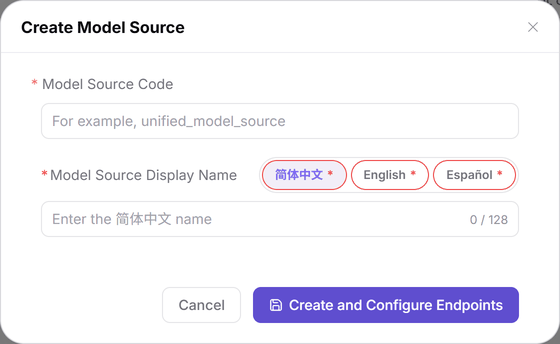
#> input picture docs/userguide/scenarios/publish-model-preconfiguration/Model-Source/images/model-source-model-sources-add.png, 560 x 344 px
$ python -i render-shot.py   (imports and definitions only)
#> lines starting #> are read from the running program, lines starting #| are printed output that depends on the picture
#!/usr/bin/env python3
# -*- coding: utf-8 -*-
"""render-shot.py —— 文档配图渲染截图工具

配套规范：SCREENSHOT_GUIDE.md

子命令：
    login   登录一次并把登录态存到 --state
    shoot   按 recipe 渲染截图（含后处理与自检）

示例：
    python scripts/render-shot.py login \
      --url "http://<your-host>/user/login" \
      --user <your-user> --until ".main-box" --state .auth/state.json

    python scripts/render-shot.py shoot \
      --recipe members --lang en --base-url "http://<your-host>" \
      --state .auth/state.json --out /tmp/shots/en

设计约定（详见 SCREENSHOT_GUIDE.md）：
    * 固定视口 1920 宽、deviceScaleFactor=2
    * 停动画/过渡/光标
    * 切换语言后必须清浮层
    * 抽屉按内容高度设置视口，并按 rect 精确裁剪
    * 后处理：裁顶部导航 -> 裁底部 -> 降采样到 1x

环境：BASE 只是默认值，用 --base-url 指向你自己的环境（本地 / 测试 / 演示均可）。
"""
import argparse
import json
import sys
from datetime import datetime
from pathlib import Path

from PIL import Image, ImageDraw

BASE = ""   # 目标环境地址，由 --base-url 传入；各人环境不同（本地/测试/演示），不写死
W = 1920
H_PAGE = 1080
H_LIST = 1220
DPR = 2

# 产品级顶部导航条的选择器。高度不写死：每页截图前从 DOM 实测，
# 再按 DPR 换算成设备像素。历史上曾把 2x 图的 112px 直接用在 1x 图上，
# 多裁了一倍高度，导致侧边栏首行与弹框顶部被削平。
NAV_SEL = ".header-bar"
NAV_FALLBACK = 56   # 仅当页面没有导航条且实测失败时兜底，命中会打警告

STABLE_CSS = """
*, *::before, *::after {
  animation-duration: 0s !important;
  animation-delay: 0s !important;
  transition-duration: 0s !important;
  transition-delay: 0s !important;
  caret-color: transparent !important;
}
html { scroll-behavior: auto !important; }
"""

LANG_TEXT = {
    "zh": {"create": "新建模型源", "cancel": "取消", "add_endpoint": "添加 Endpoint",
           "details": "详情", "search": "搜索模型源"},
    "en": {"create": "Create Model Source", "cancel": "Cancel", "add_endpoint": "Add Endpoint",
           "details": "Details", "search": "Search source name"},
}


# ----------------------------------------------------------------- 工具

def log(msg):
    print(f"[render-shot] {msg}", flush=True)


def row_avg(im, y, x0, x1, step=9):
    px = im.load()
    vals = [(px[x, y][0] + px[x, y][1] + px[x, y][2]) / 3 for x in range(x0, x1, step)]
    return sum(vals) / len(vals)


# [32 lines left out: functions verify, rounded_mask, not called in this run]


def postprocess(path: Path, crop_top_css=None, trim_bottom=False, round_radius=None):
    """后处理：裁顶部 -> 裁底部 -> 降采样到 1x -> 按元素圆角裁形。

    crop_top_css:  顶部要裁掉的 CSS 像素数，由调用方实测传入。
                   传 None 时退回按行亮度自动探测（历史行为，仅兜底用）。
    trim_bottom:   是否按亮度裁掉底部多余空白，仅整页图需要。
    round_radius:  元素圆角半径（CSS px）。传值则把直角取景框修成真圆角，
                   圆角外的像素置为透明，页面白底/暗底下都不会露出灰边。
    """
#> called with trim_bottom = False
    im = Image.open(path).convert("RGB")
#> im is the input picture: PIL image 560x344 RGB; mean R, G, B 243.5, 242, 248.3
    if crop_top_css is None:
        top = 0
        for y in range(0, 400):
            if row_avg(im, y, 0, im.width) > 200:
                top = y
                break
#> this loop made 1 pass
#> top on pass 1: 0
    else:
        # 关键：截图是 DPR 倍图，CSS 像素必须先乘 DPR 才是要裁的像素数
        top = int(round(crop_top_css * DPR))
    top = max(0, min(top, im.height - 1))

    bottom = im.height
#> bottom = 344
    if trim_bottom:
        for y in range(im.height - 15, top + 200, -1):
            if 228 <= row_avg(im, y, int(im.width * 0.12), int(im.width * 0.98)) <= 248:
                bottom = y + 1
                break
        else:
            for y in range(im.height - 1, top + 100, -1):
                if row_avg(im, y, int(im.width * 0.12), int(im.width * 0.98)) < 252:
                    bottom = min(im.height, y + 16)
                    break

    im = im.crop((0, top, im.width, bottom))
    # 全部输出统一降采样到 1x（截图固定 DPR=2）
    im = im.resize((im.width // 2, im.height // 2), Image.LANCZOS)
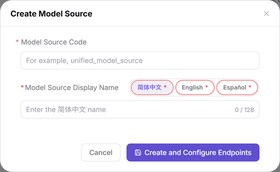
#> im: PIL image 280x172 RGB; mean R, G, B 243.2, 241.7, 248.1

    if round_radius:
        mask = rounded_mask(im.size, round_radius)
        im = im.convert("RGBA")
        im.putalpha(mask)
    im.save(path)
    return im.size


# ----------------------------------------------------------------- 页面动作

class Shotter:
    # [7 lines left out: function __init__, not called in this run]

    def set_viewport(self, w, h):
        self.page.set_viewport_size({"width": w, "height": h})
        self.page.wait_for_timeout(400)

    # [216 lines left out: functions dismiss_floating, switch_lang, measure_nav, goto, save, rect and 3 more, not called in this run]


RECIPES = {
    "model-source": recipe_model_source,
    "members": recipe_members,
}


# ----------------------------------------------------------------- 子命令

# [242 lines left out: functions cmd_login, cmd_shoot, cmd_capture, cmd_audit, main, not called in this run]


# [2 lines not run here, left out]

>>> result = postprocess('../docs/userguide/scenarios/publish-model-preconfiguration/Model-Source/images/model-source-model-sources-add.png')
#> result = (280, 172)
